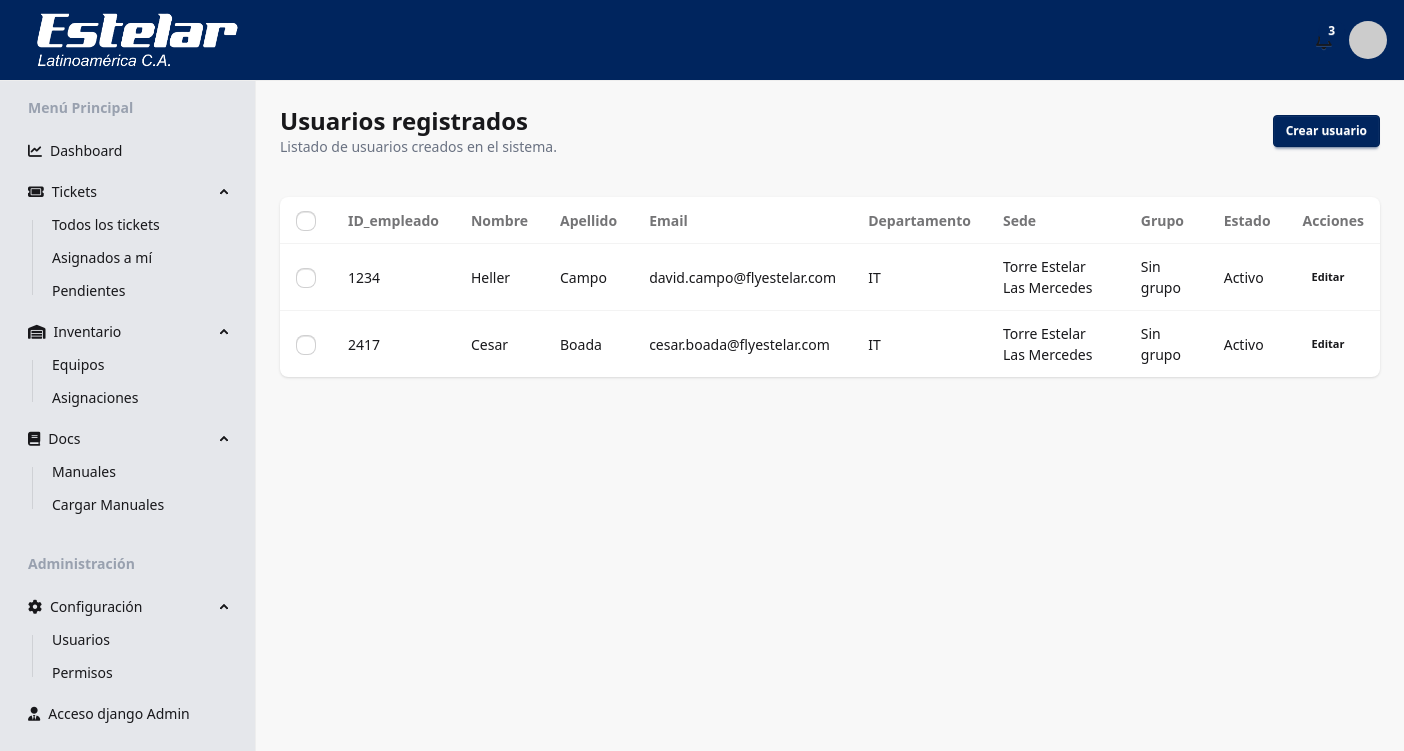
The page /users/view/ (signed in) on the database as committed earlier.
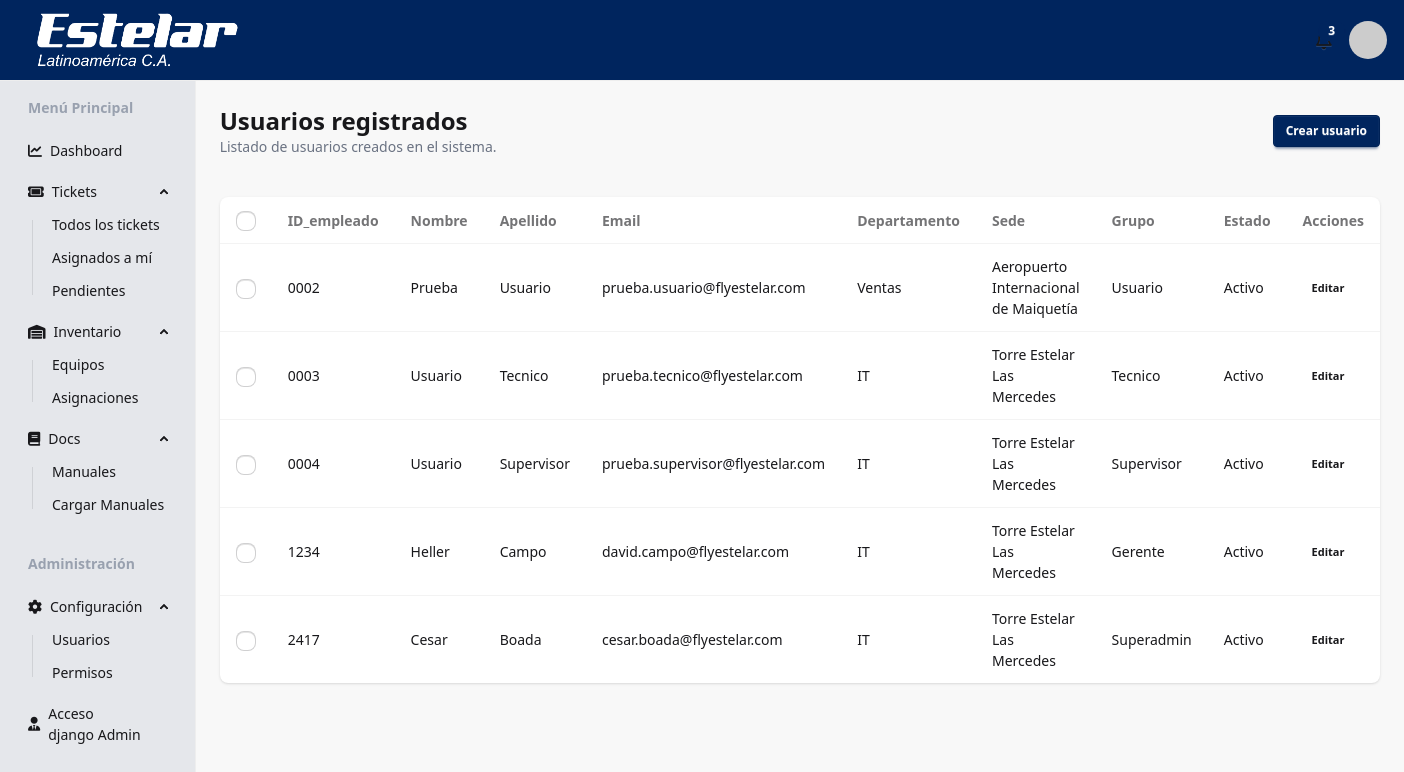
The same page on the database as committed later.
### users/models.py (models this page shows, shortened)
class usuario(AbstractUser):
    validador_empleado = RegexValidator(
        regex=r'^\d{4}',
        message="el numero de empleado debe tener 4 digitos"
    )
    ID_empleado = models.CharField(
        max_length=4,
        unique=True,
        validators=[validador_empleado],
        help_text="ID de empleado de 4 digitos",
        default="0000"
    )
    USERNAME_FIELD = 'ID_empleado'
    departamento = models.ForeignKey(
        'departamento',
        on_delete=models.SET_NULL,
        null=True,
        related_name='usuarios'
        )
    sede = models.ForeignKey(
        'sede',
        on_delete=models.SET_NULL,
        null=True,
        related_name='usuarios'
        )
    REQUIRED_FIELDS = ['username', 'email']

class departamento(models.Model):
    codigo = models.CharField(max_length=10, unique=True, null=True)
    nombre = models.CharField(max_length=50, unique=True)
    def __str__(self):
        return self.nombre
    class Meta:
        verbose_name_plural = "departamentos"

class sede(models.Model):
    codigo = models.CharField(
        max_length=3,
        unique=True,
        help_text="Codigo de sede de 3 caracteres")
    nombre = models.CharField(
        max_length=50,
        unique=True)
    departamentos = models.ManyToManyField(
        departamento,
        related_name='sedes',
        help_text="Departamentos en esta sede"
        )
    def __str__(self):
        return self.nombre

### users/views.py (the view)
# urls.py: path('view/', views.user_view, name='user_view'),
@login_required
def user_view(request):
    user_model = get_user_model()
    usuarios = (
        user_model.objects.select_related('departamento', 'sede')
        .prefetch_related('groups')
        .filter(is_active=True)
        .order_by('ID_empleado')
    )
    return render(request, 'user_view.html', {'usuarios': usuarios})

### users/templates/user_view.html (shortened to what this page needs)
{% extends 'base.html' %}
{% block content %}
<div class="space-y-6">
    <div class="flex flex-col gap-4 sm:flex-row sm:items-center sm:justify-between">
        <div>
            <h1 class="text-2xl font-bold">Usuarios registrados</h1>
            <p class="text-sm text-gray-500">Listado de usuarios creados en el sistema.</p>
        </div>
        {% if perms.users.add_usuario %}
        <a href="{% url 'user_create' %}" class="btn btn-primary btn-sm">Crear usuario</a>
        {% endif %}
    </div>
    <form method="post" id="users-form" action="{% url 'user_delete' %}" class="space-y-4">
        <div class="overflow-x-auto bg-base-100 rounded-lg shadow">
            <table class="table w-full">
                <thead>
                    <tr>
                        {% if perms.users.delete_usuario %}
                        <th>
                            <input type="checkbox" id="select-all" class="checkbox checkbox-sm" />
                        </th>
                        {% endif %}
                        <th>ID_empleado</th>
                        <th>Nombre</th>
                        <th>Apellido</th>
                        <th>Email</th>
                        <th>Departamento</th>
                        <th>Sede</th>
                        <th>Grupo</th>
                        <th>Estado</th>
                        <th>Acciones</th>
                    </tr>
                </thead>
                <tbody>
                    {% for usuario in usuarios %}
                        <tr>
                            {% if perms.users.delete_usuario %}
                            <td>
                                <input
                                    type="checkbox"
                                    name="usuarios_seleccionados"
                                    value="{{ usuario.id }}"
                                    class="checkbox checkbox-sm row-checkbox"
                                />
                            </td>
                            {% endif %}
                            <td>{{ usuario.ID_empleado }}</td>
                            <td>{{ usuario.first_name }}</td>
                            <td>{{ usuario.last_name }}</td>
                            <td>{{ usuario.email }}</td>
                            <td>{{ usuario.departamento }}</td>
                            <td>{{ usuario.sede }}</td>
                            <td>{{ usuario.groups.first.name|default:'Sin grupo' }}</td>
                            <td>{{ usuario.is_active|yesno:"Activo,Inactivo"}}</td>
                            <td>
                                {% if perms.users.change_usuario %}
                                <a href="{% url 'user_edit' usuario.id %}" class="btn btn-ghost btn-xs">Editar</a>
                                {% else %}
                                <span class="text-gray-400 text-xs">Sin acciones</span>
                                {% endif %}
                            </td>
                        </tr>
                    {% empty %}
                        <tr>
                            <td colspan="{% if perms.users.delete_usuario %}10{% else %}9{% endif %}" class="text-center text-gray-500 py-6">No hay usuarios registrados.</td>
                        </tr>
                    {% endfor %}
                </tbody>
            </table>
        </div>
    </form>
</div>
{% endblock %}

### templates/base.html (shortened to what this page needs)
{% load tailwind_tags %}
{% load static %}
<!DOCTYPE html>
<html lang="es" data-theme="light"> <head>
    {% tailwind_css %}
    <link rel="stylesheet" href="https://cdnjs.cloudflare.com/ajax/libs/font-awesome/6.0.0/css/all.min.css">
</head>
<body class="bg-base-200 min-h-screen flex flex-col">
    {% if request.user.is_authenticated and request.session.admin_login%}
        {% include 'includes/navbar.html' %}
    {% endif %}
    <div class="flex flex-1">
        {% if request.user.is_authenticated and request.session.admin_login%}
            {% include 'includes/sidebar.html' %}
        {% endif %}
        <main class="flex-1 p-6">
            {% block content %}
            {% endblock %}
        </main>
    </div>
</body>
</html>

### templates/includes/navbar.html (shortened to what this page needs)
{% load tailwind_tags %}
{% load static %}
<div class="navbar bg-brand border-b border-base-300 px-4">
  <div class="flex-1">
    <div class="hidden md:flex ml-4">
        <img src="{% static 'img/logo-estelar-latinoamerica.png' %}" alt="Logo" class="h-16">
    </div>
  </div>
  <div class="flex-none gap-2">
    <button class="btn btn-ghost btn-circle">
      <div class="indicator">
        <span class="badge badge-sm badge-primary indicator-item">3</span>
      </div>
    </button>
    <div class="dropdown dropdown-end">
      <div tabindex="0" role="button" class="btn btn-ghost btn-circle avatar">
        <div class="w-10 rounded-full">
          <img src="https://ui-avatars.com/api/?name=Cesar+Boada&background=random" alt="avatar" />
        </div>
      </div>
    </div>
  </div>
</div>

### templates/includes/sidebar.html
<aside class="bg-gray-200 w-64 min-h-screen border-r border-base-300 hidden lg:block">
  <ul class="menu w-full px-4 gap-2">
    <li class="menu-title text-gray-400">Menú Principal</li>
    {% if perms.tickets.view_tickets %}
      <li><a href="{% url 'dashboard_view' %}" class="active"><i class="fa-solid fa-chart-line"></i> Dashboard</a></li>
    {% endif %}
    {% if perms.tickets.view_tickets %}
    <li>
      <details open>
        <summary><i class="fa-solid fa-ticket"></i> Tickets</summary>
        <ul>
          <li><a href="{% url 'tickets_view' %}">Todos los tickets</a></li>
          <li><a href="{% url 'tickets_view_self' %}">Asignados a mí</a></li>
          <li><a href="{% url 'tickets_view_pending' %}">Pendientes</a></li>
        </ul>
      </details>
    </li>
    {% endif %}
    {% if perms.inventory.view_activos %}
    <li>
      <details open>
        <summary><i class="fa-solid fa-warehouse"></i> Inventario</summary>
        <ul>
          <li><a href="{% url 'inventory_view' %}">Equipos</a></li>
          <li><a>Asignaciones</a></li>
        </ul>
      </details>
    </li>
    {% endif %}
    {% if perms.library.view_tutorial %}
    <li>
      <details open>
        <summary><i class="fa-solid fa-book"></i> Docs</summary>
        <ul>
          <li><a href="{% url 'library_view' %}">Manuales</a></li>
          {% if perms.library.add_tutorial %}
          <li><a href="{% url 'library_create' %}">Cargar Manuales</a></li>
          {% endif %}
        </ul>
      </details>
    </li>
    {% endif %}
    {% if perms.users.view_usuario %}
    <li class="menu-title mt-4 text-gray-400">Administración</li>
    <li>
      <details open>
        <summary><i class="fa-solid fa-gear"></i> Configuración</summary>
        <ul>
          <li><a href="{% url 'user_view' %}">Usuarios</a></li>
          <li><a>Permisos</a></li>
        </ul>
      </details>
    </li>
    {% endif %}
    {% if request.user.is_superuser %}
    <li><a href="/admin/"><i class="fa-solid fa-user-tie"></i> Acceso django Admin</a></li>
    {% endif %}
  </ul>
</aside>

Rows that differ between the two databases and show on the page:
added usuario: ID_empleado "0002", first_name "Prueba", last_name "Usuario", email "prueba.usuario@flyestelar.com", departamento "Ventas", sede "Aeropuerto Internacional de Maiquetía", groups.first.name "Usuario", is_active "Activo"
added usuario: ID_empleado "0003", first_name "Usuario", last_name "Tecnico", email "prueba.tecnico@flyestelar.com", departamento "IT", sede "Torre Estelar Las Mercedes", groups.first.name "Tecnico", is_active "Activo"
added usuario: ID_empleado "0004", first_name "Usuario", last_name "Supervisor", email "prueba.supervisor@flyestelar.com", departamento "IT", sede "Torre Estelar Las Mercedes", groups.first.name "Supervisor", is_active "Activo"
computed for usuario "Heller": groups.first.name "Sin grupo" → "Gerente"
changed usuario "Cesar": groups.first.name "Sin grupo" → "Superadmin"
